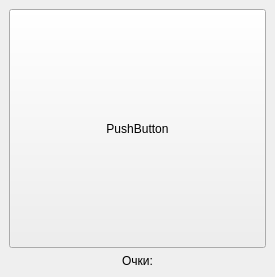
<?xml version="1.0" encoding="UTF-8"?>
<ui version="4.0">
 <class>ClickerWindow</class>
 <widget class="QMainWindow" name="ClickerWindow">
  <property name="geometry">
   <rect>
    <x>0</x>
    <y>0</y>
    <width>275</width>
    <height>277</height>
   </rect>
  </property>
  <property name="windowTitle">
   <string>MainWindow</string>
  </property>
  <widget class="QWidget" name="centralwidget">
   <layout class="QVBoxLayout" name="verticalLayout" stretch="100,1">
    <item>
     <widget class="QPushButton" name="clickerPushButton">
      <property name="sizePolicy">
       <sizepolicy hsizetype="Minimum" vsizetype="Minimum">
        <horstretch>0</horstretch>
        <verstretch>0</verstretch>
       </sizepolicy>
      </property>
      <property name="text">
       <string>PushButton</string>
      </property>
     </widget>
    </item>
    <item>
     <widget class="QLabel" name="scoreLabel">
      <property name="text">
       <string>Очки:</string>
      </property>
      <property name="alignment">
       <set>Qt::AlignmentFlag::AlignCenter</set>
      </property>
     </widget>
    </item>
   </layout>
  </widget>
 </widget>
 <resources/>
 <connections/>
</ui>
